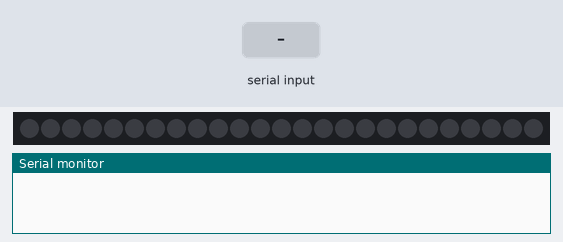
The sketch below on a simulated ESP32. Shown: 25 RGB LEDs in strip order, left to right, the last lines printed to the serial monitor. The test bench sets the inputs (shaded band). Dim RGB values are drawn brighter than linear.

Above: at 1.2 s.
1.3 s: "0\n" received over Serial
At 3.5 s:
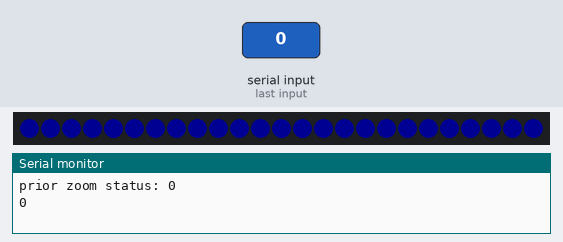
3.8 s: "1\n" received over Serial
At 5.6 s:
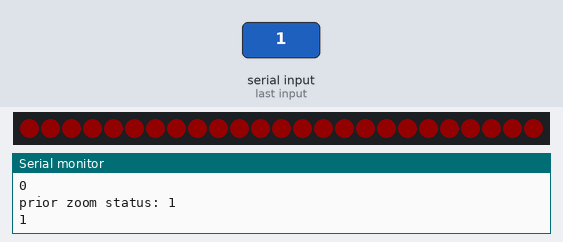
6.3 s: "2\n" received over Serial
At 8.7 s:
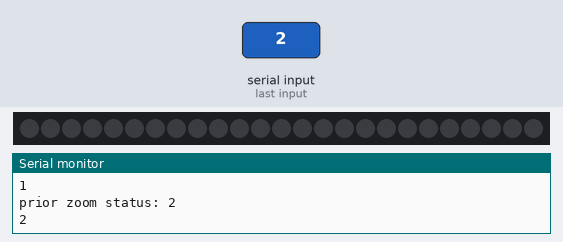
Timing chart, 0 to 10.2 s (numbered marks = the images above; inputs shaded):
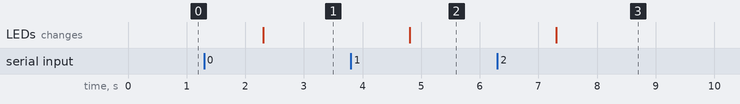

Measured:
- after the input at 1.3 s, the LEDs: change after 1.0 s (image 1)
- after the input at 3.8 s, the LEDs: change after 1.0 s (image 2)
- after the input at 6.3 s, the LEDs: change after 1.0 s (image 3)

The sketch:

zoom_status_matrix.ino
```cpp
#include <FastLED.h>

#define NUM_LEDS 25
#define DATA_PIN 27

int zoom_mute_status;

CRGB leds[NUM_LEDS];
void setup() {
  Serial.begin(9600);
  FastLED.addLeds<WS2812, DATA_PIN, GRB>(leds, NUM_LEDS);
  FastLED.setBrightness(18);
}

void loop() {
  if (Serial.available() > 0) {
    String serial_input = Serial.readString();
    zoom_mute_status = serial_input.toInt();
    Serial.print("prior zoom status: ");
    Serial.println(zoom_mute_status);
    Serial.println(zoom_mute_status);
    switch (zoom_mute_status) {
      case 0: { fill_solid(leds, NUM_LEDS, CRGB::Blue); FastLED.show(); break; }
      case 1: { fill_solid(leds, NUM_LEDS, CRGB::Red); FastLED.show(); break; }
      case 2: { fill_solid(leds, NUM_LEDS, CRGB::Black); FastLED.show(); break; }
    }
  }
}
```
